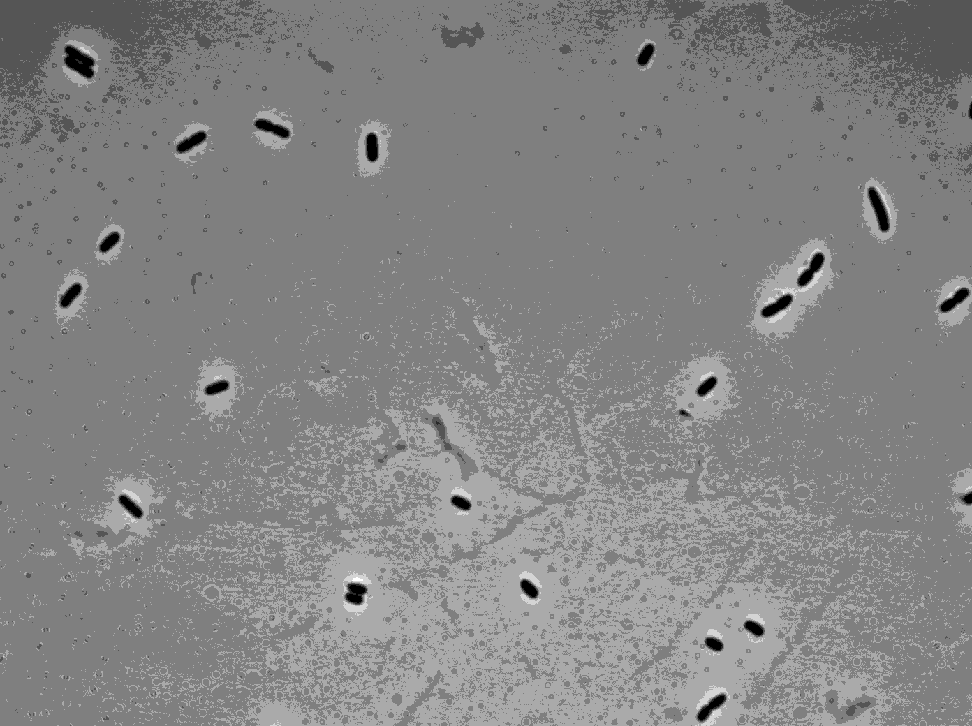
#> input picture data/HG105_images/noLac_phase_0004.tif, 972 x 726 px, shrunk from 1392 x 1040 before the run
$ python image_processing2.py
#> lines starting #> are read from the running program, lines starting #| are printed output that depends on the picture; after the words box and inside, x2 and y2 are one past the last pixel; in counts of white or black regions, pixels touching at a corner belong together
import numpy as np
import matplotlib.pyplot as plt
import seaborn as sns
# Instead of context manager (with):
sns.set_style('dark')

import skimage.io
import skimage.filters
import skimage.measure
import skimage.segmentation

# Load an example phase image.
phase_im = skimage.io.imread('data/HG105_images/noLac_phase_0004.tif')
#> phase_im is the input picture: shape (726, 972) uint16; min 272, max 1916, mean 1190.8

# Show the image.
plt.imshow(phase_im, cmap=plt.cm.viridis)
plt.show()

#We're doing this stuff to deal with illumination uneveness
# Apply a |Gaussian!!! blur to the image.
im_blur = skimage.filters.gaussian(phase_im, 50.0)
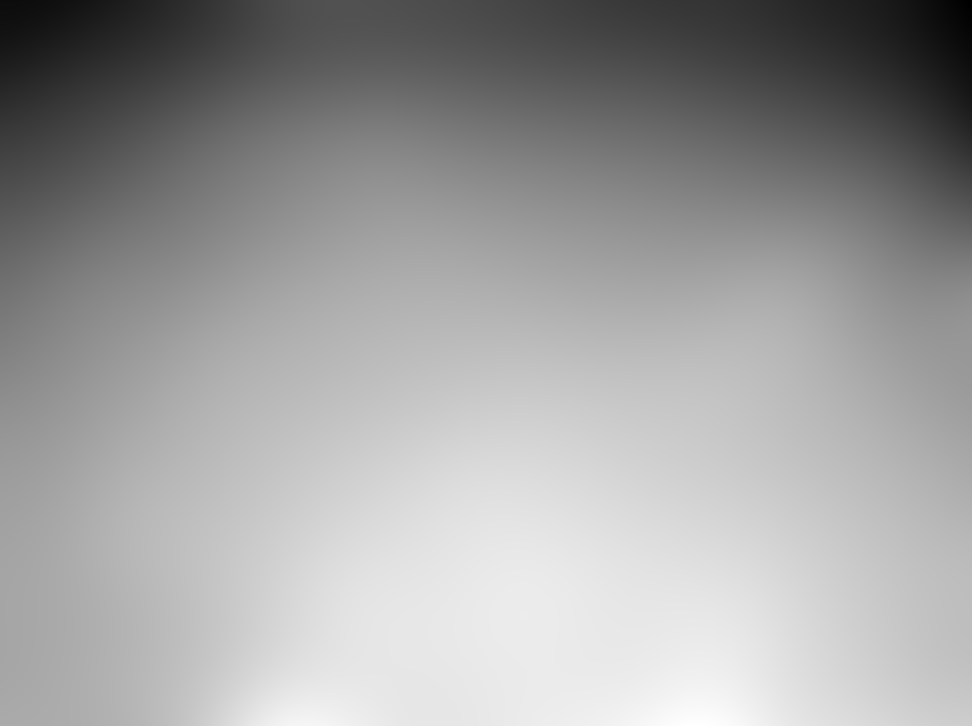
#> im_blur: shape (726, 972) float64; min 0.0146, max 0.0203, mean 0.0182; drawn with min black and max white
plt.imshow(im_blur, cmap = plt.cm.viridis)
#Background subtraction:
#Convert phase image to float:
phase_float = skimage.img_as_float(phase_im)
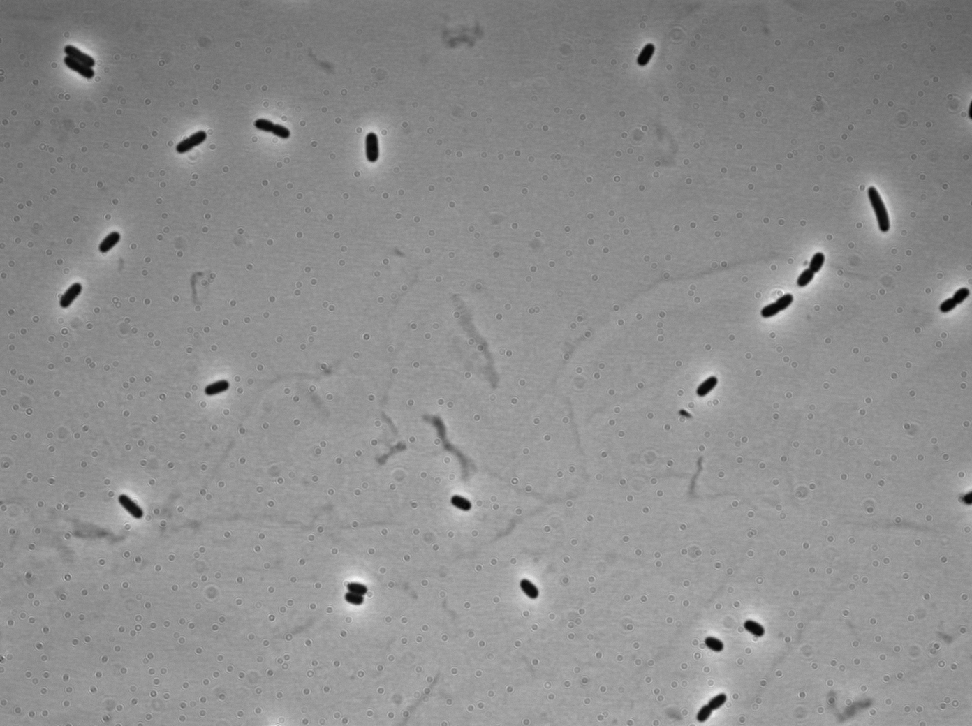
#> phase_float: shape (726, 972) float64; min 0.00415, max 0.0292, mean 0.0182; drawn with min black and max white
#Do subtraction
phase_sub = phase_float - im_blur
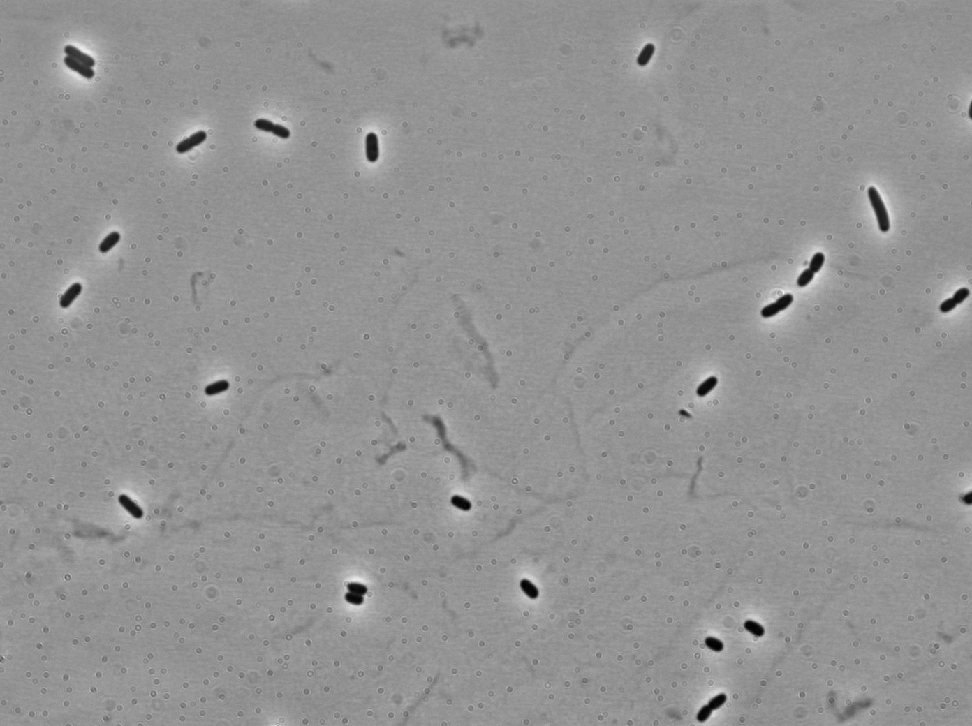
#> phase_sub: shape (726, 972) float64; min -0.0149, max 0.0108, mean -6.57e-06; drawn with min black and max white

#Show em
plt.close()
plt.figure()
plt.imshow(phase_float, cmap=plt.cm.viridis)
plt.title('original')

plt.figure()
plt.imshow(phase_sub, cmap=plt.cm.viridis)
plt.title('subtracted')

#Plot otsu threshold
thresh = skimage.filters.threshold_otsu(phase_sub)
#> thresh = -0.00531
seg = phase_sub < thresh
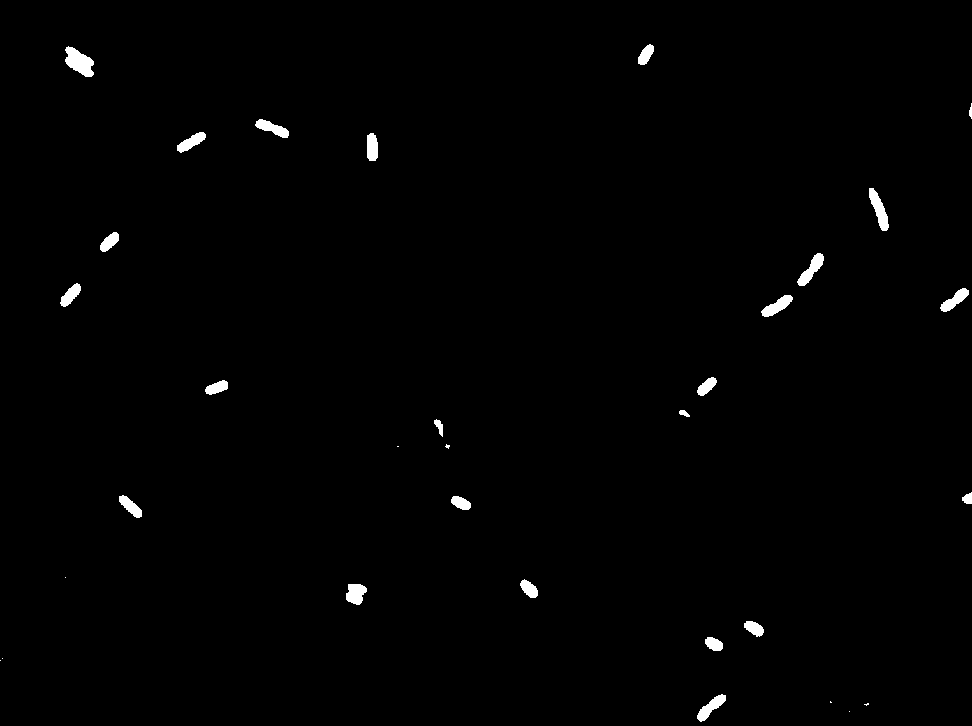
#> seg: shape (726, 972) bool; 0.84% white; 32 white regions (8 under 20 px)

#Label em
seg_lab, num_cells = skimage.measure.label(seg, return_num=True, background=0)
#> seg_lab: shape (726, 972) int32; 33 distinct labels, from 0 to 32
#> num_cells = 32
plt.close()
plt.imshow(seg_lab, cmap=plt.cm.Spectral_r)

#plt.imshow(seg_lab==6)

# Compute the region properties and extract area of each object.
ip_dist = 0.063 #microns per pixel
props = skimage.measure.regionprops(seg_lab)
#> props = 32 regions; largest, box (x1, y1, x2, y2) and area: (65, 46, 94, 77) 543, (869, 188, 889, 231) 404, (797, 253, 824, 286) 364, (761, 295, 793, 317) 333, (697, 694, 726, 722) 331

#props[0].area

# Get the areas as an array:
areas = np.array([prop.area for prop in props])
#> areas = 32 values, max 543 at index 1, min 1 at index 21, mean 186.3
cutoff = 300

# Copy to preserve original data (something about array)
im_cells = np.copy(seg_lab) > 0
for i, _ in enumerate(areas):
    if areas[i] < cutoff:
        #Sets these pixels to zero:
        im_cells[seg_lab==props[i].label] = 0
#> this loop made 32 passes
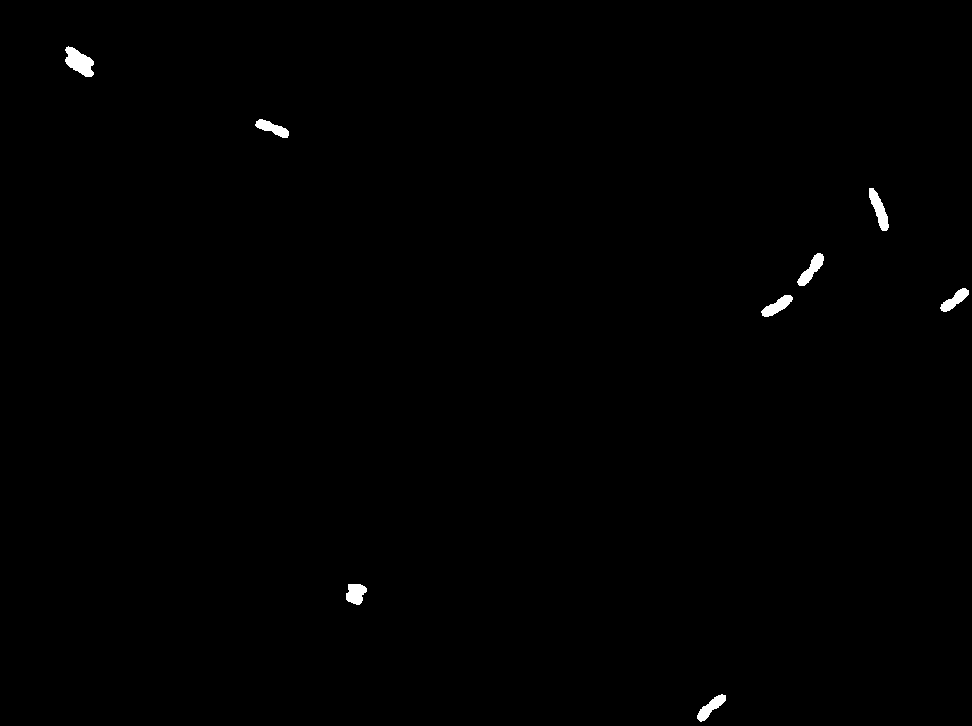
#> im_cells: shape (726, 972) bool; 0.41% white; 8 white regions, largest, box (x1, y1, x2, y2) and area: (65, 46, 94, 77) 543, (869, 188, 889, 231) 404, (797, 253, 824, 286) 364

area_filt_lab = skimage.measure.label(im_cells)
#> area_filt_lab: shape (726, 972) int32; 9 distinct labels, from 0 to 8

plt.figure()
plt.imshow(area_filt_lab, cmap=plt.cm.Spectral_r)
